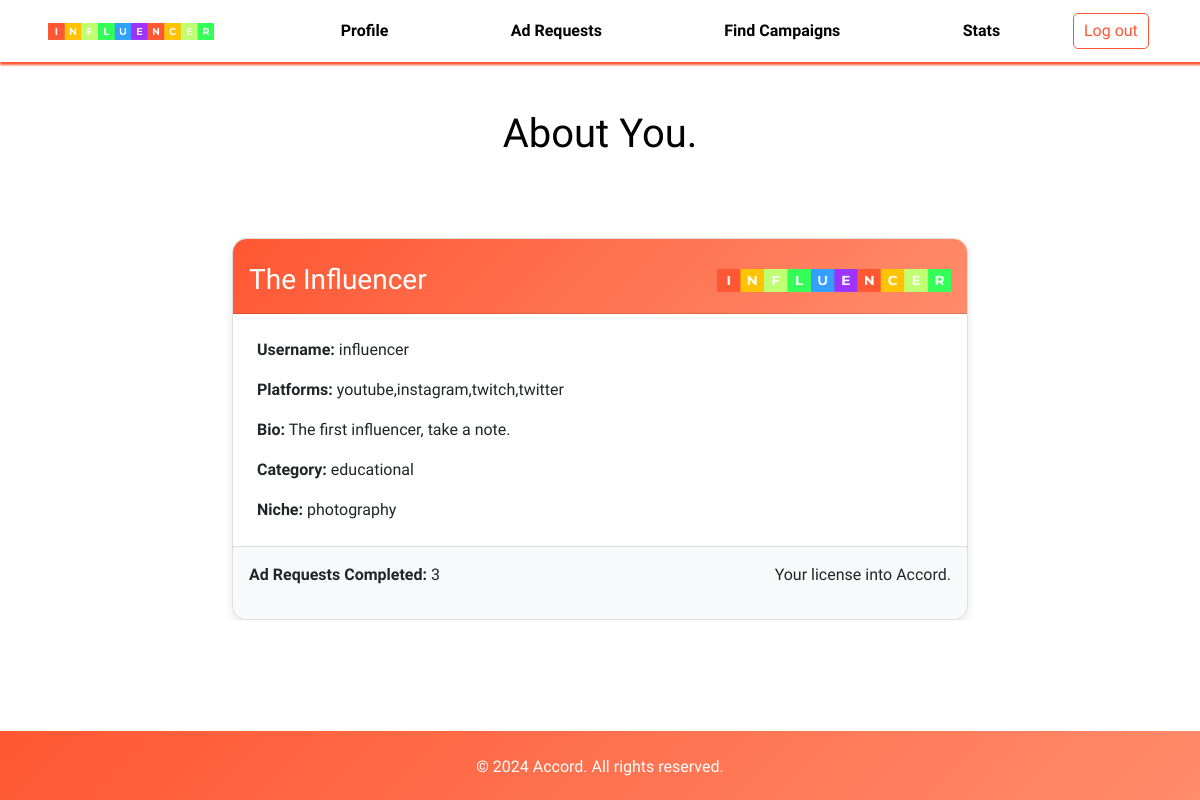
Before: /influencer/profile (signed in) with the older database file.
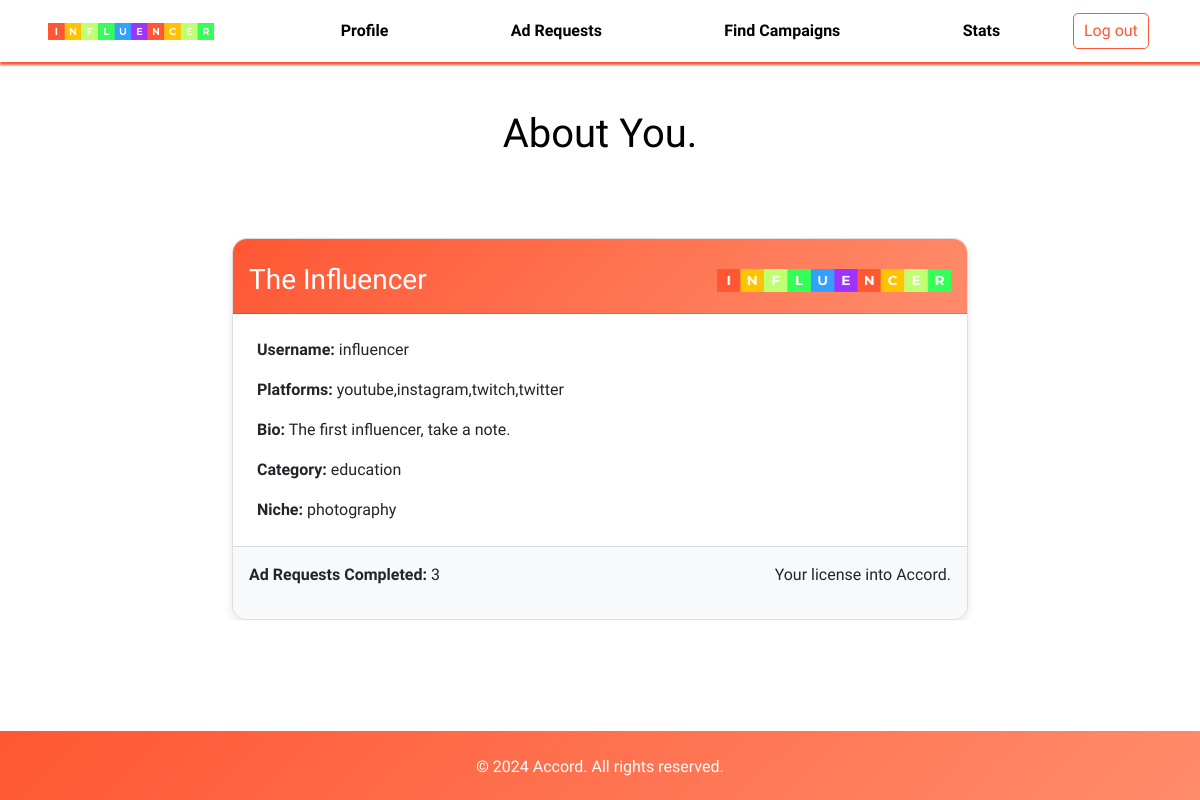
After: the same page with the newer database file.
### application/models.py (models this page shows, shortened)
class Influencer(db.Model, UserMixin):
    __tablename__ = 'Influencer'
    username = db.Column(db.String, primary_key=True)
    password = db.Column(db.String, nullable=False)
    name = db.Column(db.String)
    bio = db.Column(db.String)
    platforms = db.Column(db.String)
    category = db.Column(db.String)
    niche = db.Column(db.String)
    flag = db.Column(db.Integer)

### application/controllers.py (the view)
@app.route('/influencer/profile', methods=['GET'])
def influencer_profile():
    influencer = Influencer.query.get(current_user.username)
    ad_requests_completed = db.session.query(AdRequests).filter(AdRequests.influencer==current_user.username, AdRequests.status==4).count()
    return render_template('influencerprofile.html', influencer=influencer, ad_requests_completed=ad_requests_completed)

### application/controllers.py (called while the page is built)
@login_manager.user_loader
def load_user(username):
    if Admin.query.get(username):
        return Admin.query.get(username)
    elif Influencer.query.get(username):
        return Influencer.query.get(username)
    elif Sponsor.query.get(username):
        return Sponsor.query.get(username)

### templates/influencerprofile.html (shortened to what the changed rows need)
<!DOCTYPE html>
<html>
<head>
    <link href="https://cdn.jsdelivr.net/npm/bootstrap@5.0.2/dist/css/bootstrap.min.css" rel="stylesheet">
    <link rel="stylesheet" href="https://cdnjs.cloudflare.com/ajax/libs/font-awesome/6.0.0-beta3/css/all.min.css">
    <link rel="stylesheet" href="{{ url_for('static', filename='sponsordashboard.css') }}">
    <link rel="stylesheet" href="{{ url_for('static', filename='nav.css') }}">
    <link rel="stylesheet" href="https://unpkg.com/swiper/swiper-bundle.min.css">
</head>
<body>
    <div class="container mt-5">
        <div class="row">
            <div class="col-12 text-center">
                <h1 style="color: black;">About You.</h1>
            </div>
        </div>
        <br><br><br>
        <div class="row justify-content-center">
            <div class="col-md-8">
                <div class="card license-card">
                    <div class="card-header bg-dark text-white d-flex align-items-center">
                        <div class="col-8 text-left">
                            <h3 class="m-0" style="text-align: left; padding-left: 0px;">{{ influencer.name }}</h3>
                        </div>
                    </div>
                    <div class="card-body">
                        <p class="card-text"><strong>Username:</strong> {{ influencer.username }}</p>
                        <p class="card-text"><strong>Platforms:</strong> {{ influencer.platforms }}</p>
                        <p class="card-text"><strong>Bio:</strong> {{ influencer.bio }}</p>
                        <p class="card-text"><strong>Category:</strong> {{ influencer.category }}</p>
                        <p class="card-text"><strong>Niche:</strong> {{ influencer.niche }}</p>
                    </div>
                </div>
            </div>
        </div>
    </div>
    <br><br><br>
</body>
</html>

Changed rows visible on the page:
changed Influencer "The Influencer": category "educational" → "education"
